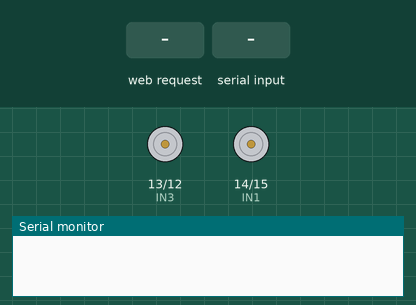
Recording of a sketch running on a simulated ESP32. Shown: motor-driver pin pairs drawn as motors (green arrow = first pin HIGH = forward, orange = second pin HIGH = backward, longer = more drive), the last lines printed to the serial monitor. The test bench sets the inputs (shaded band). Random numbers use the default seed unless the sketch sets one; the camera gives no picture.

Above: at 1.5 s.
1.6 s: HTTP request GET /mode?val=1 received
3.1 s: "F" received over Serial
At 3.6 s:
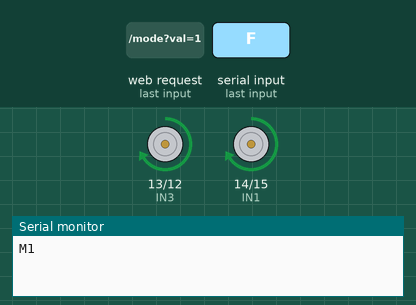
4.6 s: "L" received over Serial
At 5.8 s:
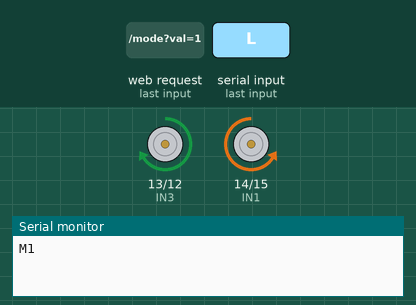
6.1 s: "R" received over Serial
At 7.0 s:
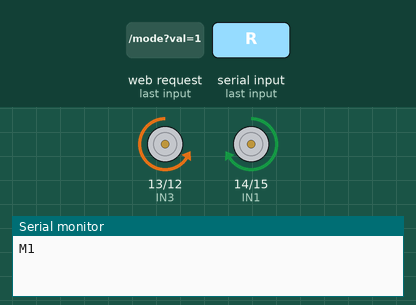
Timing chart, 0 to 8.6 s (numbered marks = the images above; inputs shaded):
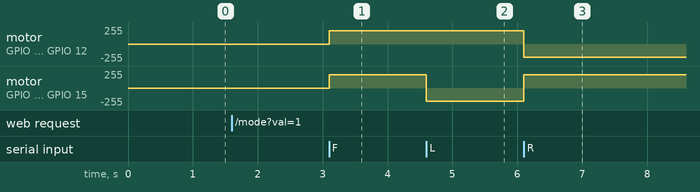

The sketch:

ESP32_1.ino
```cpp
#include "esp_camera.h"
#include <WiFi.h>
#include <WebServer.h>

const char* ssid = "FireBot";
const char* password = "";

WebServer server(80);

#define IN1 14
#define IN2 15
#define IN3 13
#define IN4 12

int robotSpeed = 200;
char currentMode = 'M';

#define PWDN_GPIO_NUM 32
#define RESET_GPIO_NUM -1
#define XCLK_GPIO_NUM 0
#define SIOD_GPIO_NUM 26
#define SIOC_GPIO_NUM 27
#define Y9_GPIO_NUM 35
#define Y8_GPIO_NUM 34
#define Y7_GPIO_NUM 39
#define Y6_GPIO_NUM 36
#define Y5_GPIO_NUM 21
#define Y4_GPIO_NUM 19
#define Y3_GPIO_NUM 18
#define Y2_GPIO_NUM 5
#define VSYNC_GPIO_NUM 25
#define HREF_GPIO_NUM 23
#define PCLK_GPIO_NUM 22

const char INDEX_HTML[] PROGMEM = R"rawliteral(
<!DOCTYPE html>
<html>
<head>
  <title>FireBot Pro</title>
  <meta name="viewport" content="width=device-width, initial-scale=1, maximum-scale=1, user-scalable=no">
  <style>
    body { font-family: Arial, sans-serif; text-align: center; background-color: #2c3e50; color: white; margin: 0; padding: 10px; }
    img { width: 100%; max-width: 600px; border-radius: 10px; border: 4px solid #34495e; }
    .tabs { display: flex; justify-content: center; gap: 5px; margin: 15px 0; }
    .tab-btn { flex: 1; padding: 10px 2px; font-size: 11px; font-weight: bold; border: none; border-radius: 5px; color: white; background-color: #7f8c8d; }
    .control-section { display: none; }
    .active-section { display: block; }
    .pad { display: grid; grid-template-columns: repeat(3, 1fr); gap: 10px; max-width: 320px; margin: 0 auto; }
    .btn { background-color: #3498db; color: white; border: none; padding: 15px; font-weight: bold; border-radius: 10px; }
    .btn-red { background-color: #e74c3c; }
  </style>
</head>
<body onload="switchTab('M')">
  <h2>FIREBOT PRO</h2>
  <img id="camFeed" src="/capture">
  <div class="tabs">
    <button id="tabM" class="tab-btn" onclick="switchTab('M')">MANUAL</button>
    <button id="tabA" class="tab-btn" onclick="switchTab('A')">LINE FOLLOW</button>
    <button id="tabF" class="tab-btn" onclick="switchTab('F')">FIREFIGHTER</button>
  </div>
  <div id="secM" class="control-section">
    <div class="pad">
      <div></div><button class="btn" onmousedown="sendCmd('F')" onmouseup="sendCmd('S')">FORWARD</button><div></div>
      <button class="btn" onmousedown="sendCmd('L')" onmouseup="sendCmd('S')">LEFT</button>
      <button class="btn btn-red" onclick="sendCmd('S')">STOP</button>
      <button class="btn" onmousedown="sendCmd('R')" onmouseup="sendCmd('S')">RIGHT</button>
      <div></div><button class="btn" onmousedown="sendCmd('B')" onmouseup="sendCmd('S')">BACKWARD</button><div></div>
    </div>
  </div>
  <div id="secA" class="control-section"><div style="padding:20px; background:#34495e; border-radius:10px;">LINE FOLLOWER ACTIVE</div></div>
  <div id="secF" class="control-section"><div style="padding:20px; background:#34495e; border-radius:10px; color:#e67e22;">FIREFIGHTER MODE ACTIVE</div></div>
  <script>
    function switchTab(m) {
      document.querySelectorAll('.control-section').forEach(s => s.classList.remove('active-section'));
      document.querySelectorAll('.tab-btn').forEach(b => b.style.backgroundColor = '#7f8c8d');
      if(m=='M'){ document.getElementById('secM').classList.add('active-section'); document.getElementById('tabM').style.backgroundColor='#e67e22'; }
      else if(m=='A'){ document.getElementById('secA').classList.add('active-section'); document.getElementById('tabA').style.backgroundColor='#27ae60'; }
      else if(m=='F'){ document.getElementById('secF').classList.add('active-section'); document.getElementById('tabF').style.backgroundColor='#c0392b'; }
      fetch('/mode?val=' + m);
    }
    function sendCmd(c) { fetch('/action?cmd=' + c); }
    setInterval(function() { document.getElementById('camFeed').src = '/capture?r=' + Math.random(); }, 150);
  </script>
</body>
</html>
)rawliteral";


void setupMotors() {
  ledcAttach(IN1, 2000, 8); ledcAttach(IN2, 2000, 8);
  ledcAttach(IN3, 2000, 8); ledcAttach(IN4, 2000, 8);
}
void moveForward() { ledcWrite(IN1, robotSpeed); ledcWrite(IN2, 0); ledcWrite(IN3, robotSpeed); ledcWrite(IN4, 0); }
void moveBackward() { ledcWrite(IN1, 0); ledcWrite(IN2, robotSpeed); ledcWrite(IN3, 0); ledcWrite(IN4, robotSpeed); }
void turnRight() { ledcWrite(IN1, robotSpeed); ledcWrite(IN2, 0); ledcWrite(IN3, 0); ledcWrite(IN4, robotSpeed); }
void turnLeft() { ledcWrite(IN1, 0); ledcWrite(IN2, robotSpeed); ledcWrite(IN3, robotSpeed); ledcWrite(IN4, 0); }
void stopMotors() { ledcWrite(IN1, 0); ledcWrite(IN2, 0); ledcWrite(IN3, 0); ledcWrite(IN4, 0); }

// --- Web Endpoints ---
void handleCommand() {
  if (server.hasArg("cmd")) {
    char cmd = server.arg("cmd")[0];
    if (currentMode == 'M' || cmd == 'S') {
      if (cmd == 'F') moveForward(); else if (cmd == 'B') moveBackward();
      else if (cmd == 'L') turnLeft(); else if (cmd == 'R') turnRight();
      else if (cmd == 'S') stopMotors();
    }
  }
  server.send(200, "text/plain", "OK");
}
void handleMode() {
  if (server.hasArg("val")) {
    currentMode = server.arg("val")[0];
    stopMotors();
    Serial.print("M"); Serial.println(currentMode);
  }
  server.send(200, "text/plain", "OK");
}

void setup() {
  Serial.begin(9600);
  setupMotors();

  camera_config_t config;
  config.ledc_channel = LEDC_CHANNEL_0; config.ledc_timer = LEDC_TIMER_0;
  config.pin_d0=Y2_GPIO_NUM; config.pin_d1=Y3_GPIO_NUM; config.pin_d2=Y4_GPIO_NUM; config.pin_d3=Y5_GPIO_NUM;
  config.pin_d4=Y6_GPIO_NUM; config.pin_d5=Y7_GPIO_NUM; config.pin_d6=Y8_GPIO_NUM; config.pin_d7=Y9_GPIO_NUM;
  config.pin_xclk=XCLK_GPIO_NUM; config.pin_pclk=PCLK_GPIO_NUM; config.pin_vsync=VSYNC_GPIO_NUM; config.pin_href=HREF_GPIO_NUM;
  config.pin_sccb_sda=SIOD_GPIO_NUM; config.pin_sccb_scl=SIOC_GPIO_NUM; config.pin_pwdn=PWDN_GPIO_NUM; config.pin_reset=RESET_GPIO_NUM;
  config.xclk_freq_hz=20000000; config.pixel_format=PIXFORMAT_JPEG; config.frame_size=FRAMESIZE_VGA; config.jpeg_quality=12; config.fb_count=1;
  esp_camera_init(&config);

  WiFi.softAP(ssid, password);
  server.on("/", [](){ server.send(200, "text/html", INDEX_HTML); });
  server.on("/capture", [](){
    camera_fb_t* fb = esp_camera_fb_get();
    if (fb) { server.send_P(200, "image/jpeg", (const char*)fb->buf, fb->len); esp_camera_fb_return(fb); }
  });
  server.on("/action", handleCommand);
  server.on("/mode", handleMode);
  server.begin();
}

void loop() {
  server.handleClient();
  if (currentMode != 'M' && Serial.available()) {
    char autoCmd = Serial.read();
    if (autoCmd == 'F') moveForward(); else if (autoCmd == 'L') turnLeft();
    else if (autoCmd == 'R') turnRight(); else if (autoCmd == 'S') stopMotors();
  }
}
```

Measured:
- after the input at 3.1 s, motor on GPIO 13 (IN3) / GPIO 12 (IN4), motor on GPIO 14 (IN1) / GPIO 15 (IN2): stopped → forward 199/255 at once
- after the input at 4.6 s, motor on GPIO 14 (IN1) / GPIO 15 (IN2): forward 199/255 → backward 199/255 at once
- after the input at 6.1 s, motor on GPIO 13 (IN3) / GPIO 12 (IN4): forward 199/255 → backward 199/255 at once; motor on GPIO 14 (IN1) / GPIO 15 (IN2): backward 199/255 → forward 199/255 at once
